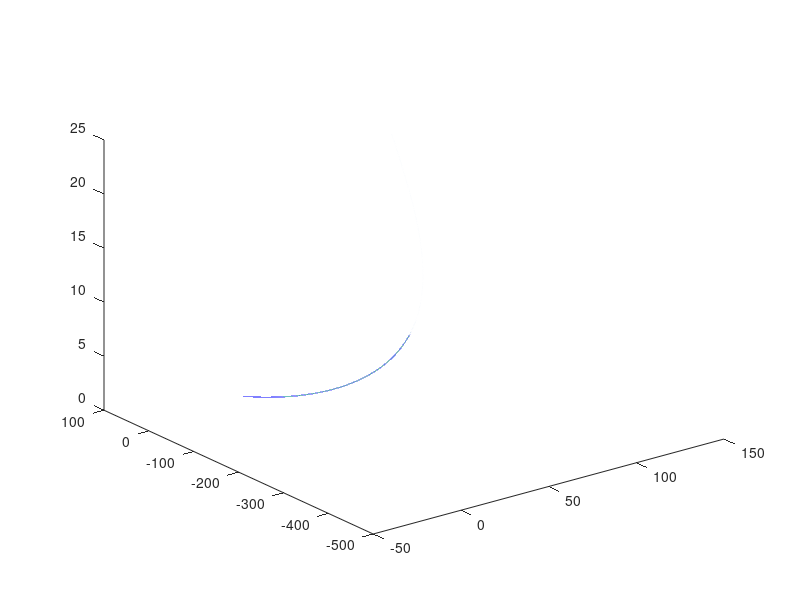

Reproduce this figure in MATLAB. (Note: this script raises an error after producing the figure.)
clc

%% Reference Generation
trajectory_rif=[]; %Matrix for position reference
velocity_rif=[]; %Matrix for velocity reference
acceleration_rif=[]; %Matrix for acceleration reference 
log_vars = [];

Ts=1/75;
te=500; %Final time

x_start=[1 1 1]'; %Starting position
v_start=[0 0 0]'; %Starting velocity
a_start=[0 0 0]'; %Starting acceleration

x_end=[100 45 20]'; %Final position
v_end=[1 5 0]'; %Final velocity
a_end=[0 0 0]'; %Final acceleration

A=[te^3 te^4 te^5;
   3*te^2 4*te^3 5*te^4;
   6*te 12*te^2 20*te^3];

PR=zeros(6,3); %Each column is an [a0 a1 a2 a3 a4 a5]' vector

%The first three row of P comes from boundary condition (a0,a1,a2)
PR(1,:)=[x_start(1),x_start(2),x_start(3)];
PR(2,:)=[v_start(1),v_start(2),v_start(3)];
PR(3,:)=[a_start(1)/2,a_start(2)/2,a_start(3)/2];

for i=1:3
%when i = 1 we only consider x coordinate, when i = 2 we consider y
%coordinate
x_tend = x_end(i);
v_tend = v_end(i);
a_tend = a_end(i);
M=zeros(3,1);
M(1) = x_tend - PR(1,i) - PR(2,i)*te - PR(3,i)*(te^2);
M(2) = v_tend - PR(2,i) - 2*PR(3,i)*te;
M(3) = a_tend - 2*PR(3,i);

PR(4:6,i) = inv(A)*M; %the first three row of P have already been computed 

end
i = 1;
for t= 0:Ts:te
x = x_start(1) + PR(2,1)*t + PR(3,1)*t^2 + PR(4,1)*t^3 + PR(5,1)*t^4 + PR(6,1)*t^5;
y = x_start(2) + PR(2,2)*t + PR(3,2)*t^2 + PR(4,2)*t^3 + PR(5,2)*t^4 + PR(6,2)*t^5;
z = x_start(3) + PR(2,3)*t + PR(3,3)*t^2 + PR(4,3)*t^3 + PR(5,3)*t^4 + PR(6,3)*t^5;

vx = PR(2,1) + 2*PR(3,1)*t+3*PR(4,1)*t^2 + 4*PR(5,1)*t^3 + 5*PR(6,1)*t^4;
vy = PR(2,2) + 2*PR(3,2)*t+3*PR(4,2)*t^2 + 4*PR(5,2)*t^3 + 5*PR(6,2)*t^4;
vz = PR(2,3) + 2*PR(3,3)*t+3*PR(4,3)*t^2 + 4*PR(5,3)*t^3 + 5*PR(6,3)*t^4;

ax = 2*PR(3,1) + 6*PR(4,1)*t + 12*PR(5,1)*t^2 + 20*PR(6,1)*t^3;
ay = 2*PR(3,2) + 6*PR(4,2)*t + 12*PR(5,2)*t^2 + 20*PR(6,2)*t^3;
az = 2*PR(3,3) + 6*PR(4,3)*t + 12*PR(5,3)*t^2 + 20*PR(6,3)*t^3;

p =[x y z]';
v = [vx vy vz]';
a = [ax ay az]';
trajectory_gen(:,i) = [trajectory_rif,p];
velocity_gen(:,i) = [velocity_rif,v];
acceleration_gen(:,i) = [acceleration_rif,a];
i = i+1;
end

log_vars.trajectory_gen = trajectory_gen;
log_vars.velocity_gen = velocity_gen;
log_vars.acceleration_gen = acceleration_gen;
plot3(trajectory_gen(1,:),trajectory_gen(2,:),trajectory_gen(3,:));


%Creation of timeseries for acceleration data
t_imu = 0:Ts:t_max;
ts = timeseries(acceleration_gen,t_imu);

%Creation of timeseries for position data
j = 1;
for i = 1:15:37501
pos_gps(:,j) = trajectory_gen(:,i);
j = j+1;
end
t_gps = 0:dt_gps:t_max;
ta = timeseries(pos_gps,t_gps);
%Initialization of Matlab Function

grid on